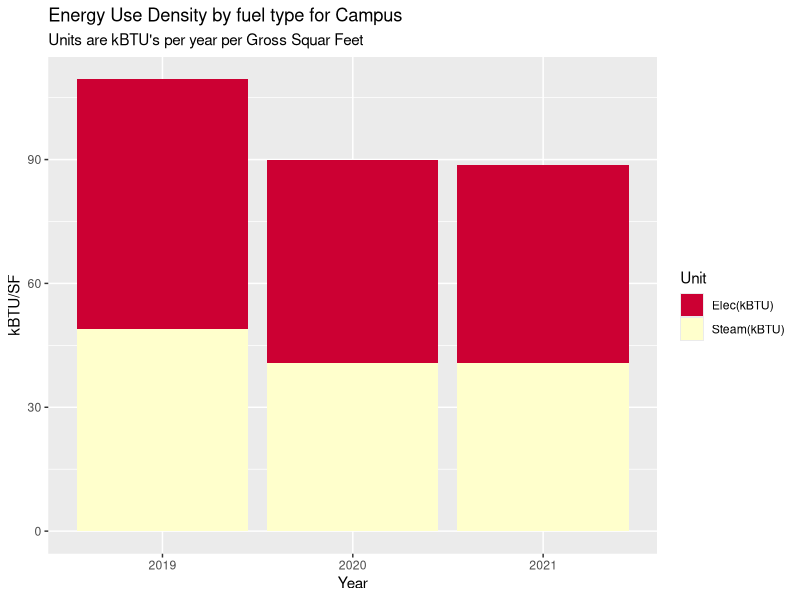
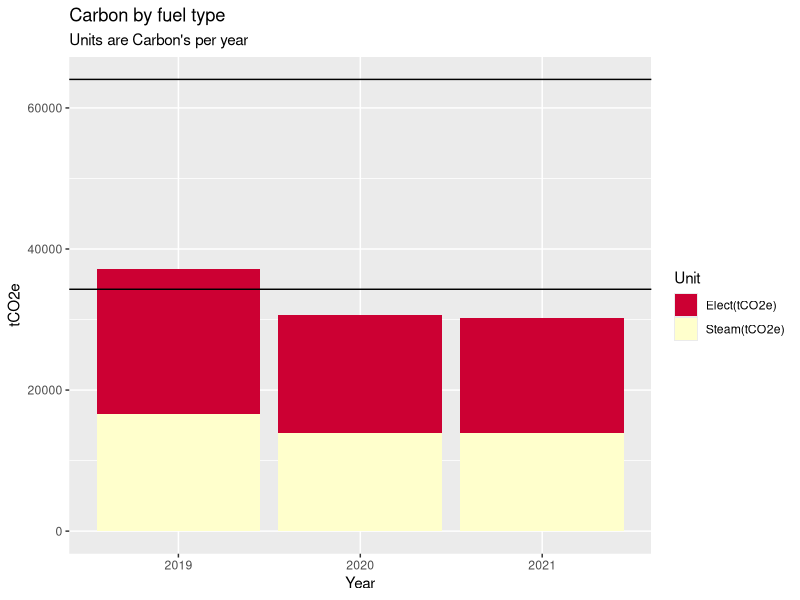
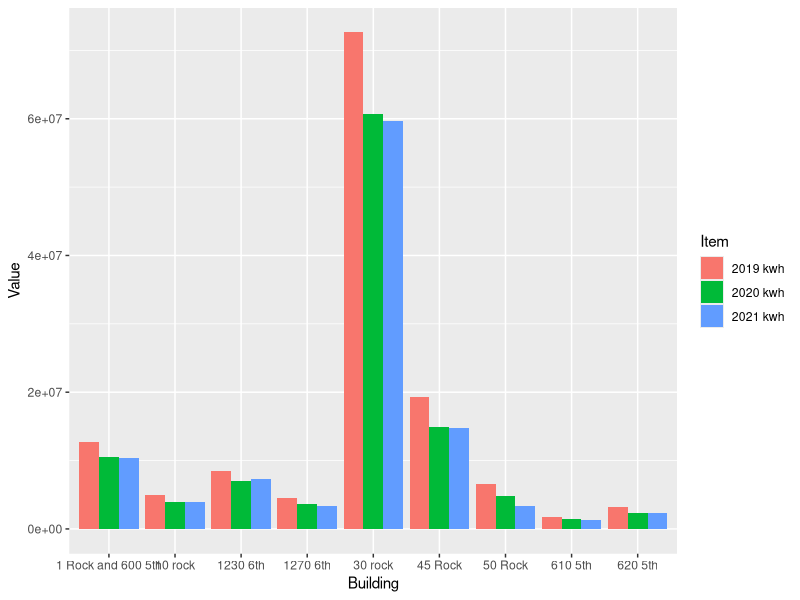
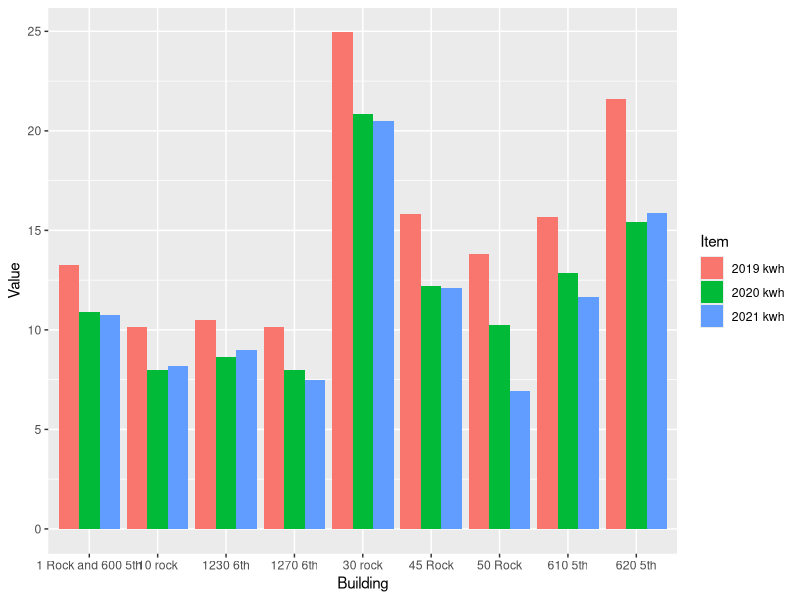
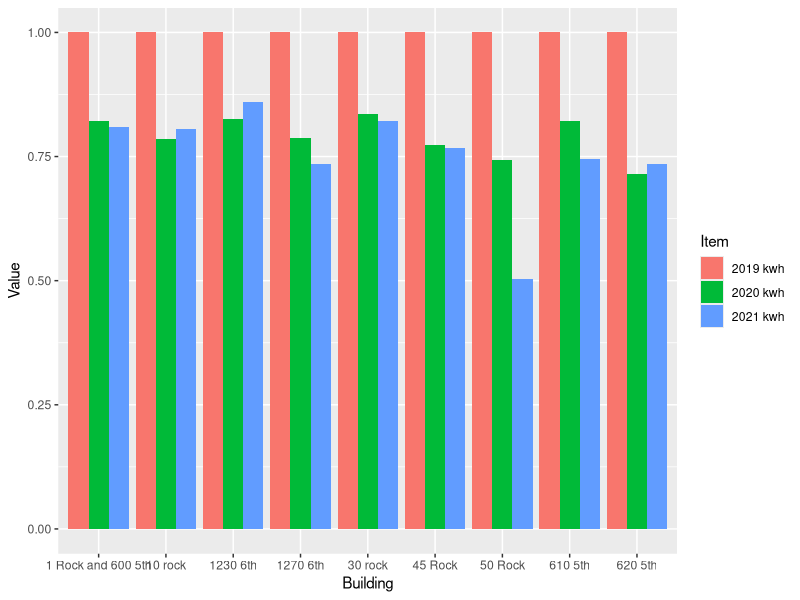
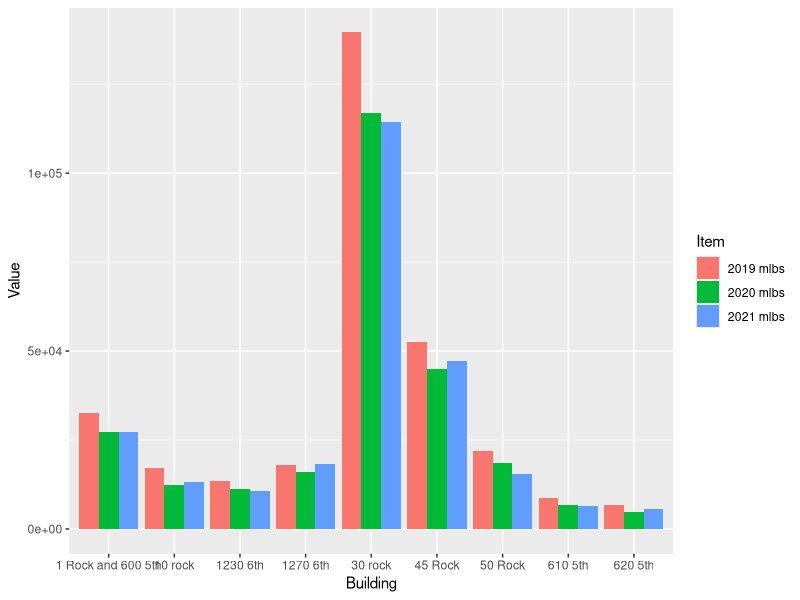
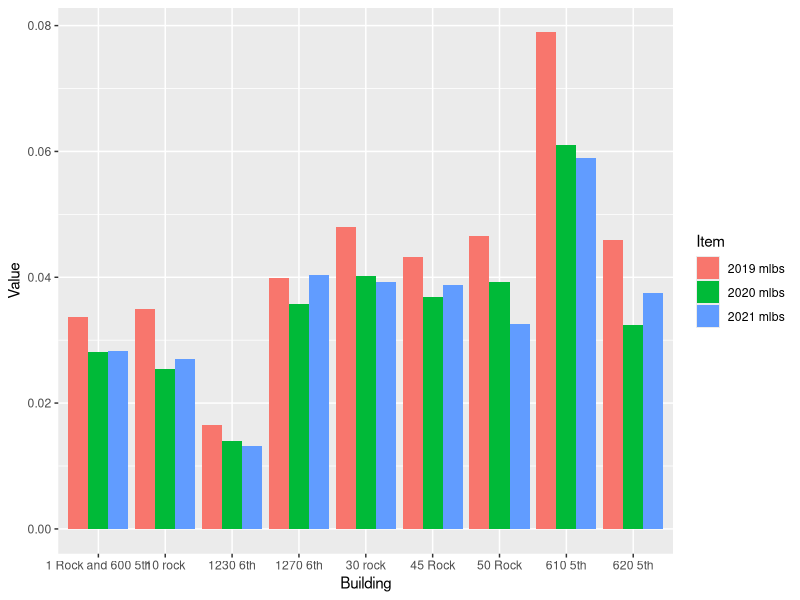
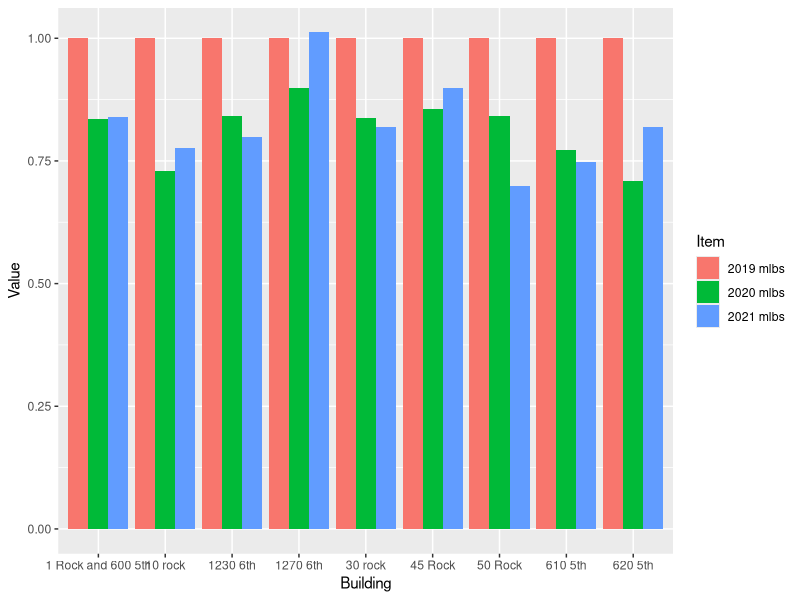

These figures' R source, in order:
## ---- chunk 1

# Load packages 
my_packages <- c("tidyverse", "vroom" , "janitor" , "glue" , "tsibble" , "tidytext","lubridate", "fable", "tsibbledata", "ggplot2", "forecast", "tseries", "rio", "zoo", "readxl", "tsibbledata", "knitr", "kableExtra", "formattable", "scales")
invisible( lapply(my_packages, require, character.only = TRUE))

#Set up environment 
place <- "Home"  #Where are we working today. 
# place <- "work"

if (place == "Home"){setwd("C:/Users/paulr/Documents/R/RockCenterEnergyAnalysis")} else {setwd("C:/Users/prode/Documents/R/RockCenterEnergyAnalysis")}

if (!file.exists("data")) { dir.create("data")}

rm(place, my_packages ) #Clean up

options(dplyr.summarise.inform = FALSE)  # Suppress textin Knit printout. 



# Read in data

'ElecCF' <- 0.000288962  #2021 Carbon values
'SteamCF' <- 0.00004493
'IntensityLimit24' <- 0.00846 #2024 Limit
'IntensityLimit30' <- 0.00453 #2030 Limit

SteamData <- read_excel("data/Energy_Data_for_Net_Zero_Study.xlsx", sheet = "Sheet1", range = "B2:G11" , col_names = TRUE, na = "NA", col_types = NULL ) %>%  select(-5,-6)

ElectricData <- read_excel("data/Energy_Data_for_Net_Zero_Study.xlsx", sheet = "Sheet1", range = "B13:G23" , col_names = TRUE, na = "NA", col_types = NULL ) %>% select(-5,-6)

ElectricData %>% filter(Building == '1 Rock' | Building == '600 5th') %>% 
  select( -Building) %>% 
  summarise_each(funs(sum)) %>% 
  mutate(Building = "1 Rock and 600 5th") %>% 
  select(4,1,2,3) %>% rbind(ElectricData) %>% 
  filter(Building != '1 Rock' & Building != '600 5th') -> ElectricData

BuildingGSF <- read_excel("data/Energy_Data_for_Net_Zero_Study.xlsx", sheet = "Sheet1", range = "B28:C39" , col_names = TRUE, na = "NA", col_types = NULL ) %>% 
  filter(Building != '1 Rock' & Building != '600 5th')

UtilityData <- left_join(ElectricData, SteamData, by="Building") %>% left_join(BuildingGSF, by="Building")
UtilityData[is.na(UtilityData)] <- 0

#Campus EUI for each year 
UtilityData1 <- UtilityData 
apply(UtilityData1[2:4], 2, function(row) row * 3.4121 ) -> UtilityData1[2:4]
apply(UtilityData1[5:7], 2, function(row) row * 1194) -> UtilityData1[5:7]
UtilityData1 %>% select(`2019 kwh`, `2020 kwh`, `2021 kwh`, `2019 mlbs`, `2020 mlbs`, `2021 mlbs`, `Gross Floor Area`) %>%
summarise_each(funs(sum)) -> UtilityData1
    TotalFlArea <- UtilityData1$`Gross Floor Area`
    UtilityData1 %>% 
      select(-`Gross Floor Area`) %>% 
  gather(key = "Item", value = "Value") -> UtilityData1
  cbind(UtilityData1, str_split_fixed(UtilityData1$Item, " ", n=2)) %>% 
  select(-"Item") -> UtilityData1 
  colnames(UtilityData1)  <-  c("Value", "Year", "Unit") 
  apply(UtilityData1[3], 1, function(x) {ifelse(x == "kwh", "Elec(kBTU)", "Steam(kBTU)")}) -> UtilityData1[3]
  
  
# Make an EUI plot 
UtilityData2 <- UtilityData1
apply(UtilityData2[1], 1, function(row) row / TotalFlArea ) -> UtilityData2[1]


UtilityData2 %>% 
  ggplot(aes(x = Year, y = Value, fill = Unit)) +
  geom_bar(stat = "identity", position = "stack") +
  labs( title = "Energy Use Density by fuel type for Campus",
        subtitle = "Units are kBTU's per year per Gross Squar Feet") +
  xlab("Year") +
  ylab("kBTU/SF") +
  scale_fill_manual(values = c("#CC0033", "#FFFFCC"))



#Carbon Plot

#Make a Carbon table in the dataframe UtilityData1
UtilityData3 <- UtilityData1
  apply(UtilityData3[3], 1, function(x) {ifelse(x == "Elec(kBTU)", "Elect(tCO2e)", "Steam(tCO2e)")}) -> UtilityData3[3]
UtilityData3 %>% 
  mutate(Carbon = ifelse(Unit == "Elec(kBTU)", Value * ElecCF, Value * SteamCF)) %>% 
  ggplot(aes(x = Year, y = Carbon, fill = Unit)) +
  geom_bar(stat = "identity", position = "stack") +
  labs( title = "Carbon by fuel type",
        subtitle = "Units are Carbon's per year") +
  labs(x = "Year", y = "tCO2e") +
  geom_hline(aes(yintercept = TotalFlArea * IntensityLimit24)) +
  geom_hline(aes(yintercept = TotalFlArea * IntensityLimit30)) +
  scale_fill_manual(values = c("#CC0033", "#FFFFCC"))


## ---- chunk 2

#Calculate % drop for each year compared to 2019 for whole campus
spread(UtilityData1, Unit, Value) -> UtilityData1
UtilityData1[1] -> years
apply(UtilityData1[2:3],2, function(x) x/max(x)) -> UtilityData1
cbind(years, UtilityData1) -> UtilityData1
UtilityData1 %>% 
  filter(Year != "2019") %>% 
  summarise(Electric = 1- mean('Elec(kBTU)'), Steam = 1- mean('Steam(kBTU)')) -> PercentageDrop
PercentageDrop %>% 
  kable()




rm(years, UtilityData1)

## ---- chunk 3

ElectricData %>% select(Building, `2019 kwh`, `2020 kwh`, `2021 kwh`) %>% 
  gather(key = "Item", value = "Value", -Building) %>%
  ggplot(aes(x = Building, y = Value, fill = Item, group = Item)) +
  geom_bar(stat = "identity", position = "dodge")

UtilityData1 <- UtilityData
apply(UtilityData1[2:7], 2, function(row) row / UtilityData1$`Gross Floor Area`) -> UtilityData1[2:7]
UtilityData1 %>% select(Building, `2019 kwh`, `2020 kwh`, `2021 kwh`) %>% 
  gather(key = "Item", value = "Value", -Building) %>% 
  ggplot(aes(x = Building, y = Value, fill = Item, group = Item)) +
  geom_bar(stat = "identity", position = "dodge")
rm(UtilityData1)

UtilityData1 <- UtilityData
apply(UtilityData1[2:7], 2, function(row) row / UtilityData1$`Gross Floor Area`) -> UtilityData1[2:7]
apply(UtilityData1[2:4], 2, function(row) row / UtilityData1$`2019 kwh`) -> UtilityData1[2:4]
UtilityData1 %>% select(Building, `2019 kwh`, `2020 kwh`, `2021 kwh`) %>% 
  gather(key = "Item", value = "Value", -Building) %>% 
  ggplot(aes(x = Building, y = Value, fill = Item, group = Item)) +
  geom_bar(stat = "identity", position = "dodge")
rm(UtilityData1)



SteamData %>% select(Building, `2019 mlbs`, `2020 mlbs`, `2021 mlbs`) %>% 
  gather(key = "Item", value = "Value", -Building) %>%
  ggplot(aes(x = Building, y = Value, fill = Item, group = Item)) +
  geom_bar(stat = "identity", position = "dodge")

UtilityData1 <- UtilityData
apply(UtilityData1[2:7], 2, function(row) row / UtilityData1$`Gross Floor Area`) -> UtilityData1[2:7]
UtilityData1 %>% select(Building, `2019 mlbs`, `2020 mlbs`, `2021 mlbs`) %>% 
  gather(key = "Item", value = "Value", -Building) %>% 
  ggplot(aes(x = Building, y = Value, fill = Item, group = Item)) +
  geom_bar(stat = "identity", position = "dodge")
rm(UtilityData1)

UtilityData1 <- UtilityData
apply(UtilityData1[2:7], 2, function(row) row / UtilityData1$`Gross Floor Area`) -> UtilityData1[2:7]
apply(UtilityData1[5:7], 2, function(row) row / UtilityData1$`2019 mlbs`) -> UtilityData1[5:7]
UtilityData1 %>% select(Building, `2019 mlbs`, `2020 mlbs`, `2021 mlbs`) %>% 
  gather(key = "Item", value = "Value", -Building) %>% 
  ggplot(aes(x = Building, y = Value, fill = Item, group = Item)) +
  geom_bar(stat = "identity", position = "dodge")
rm(UtilityData1)




## ---- chunk 4


EPA_data <- read_excel("data/EPA_Annual_Energy_Use_By_Meter.xlsx", range = "A6:BB155" , col_names = FALSE, na = "NA", col_types = NULL )

EPA_data <- read_excel("data/EPA_Annual_Energy_Use_By_Meter.xlsx", skip = 4)
